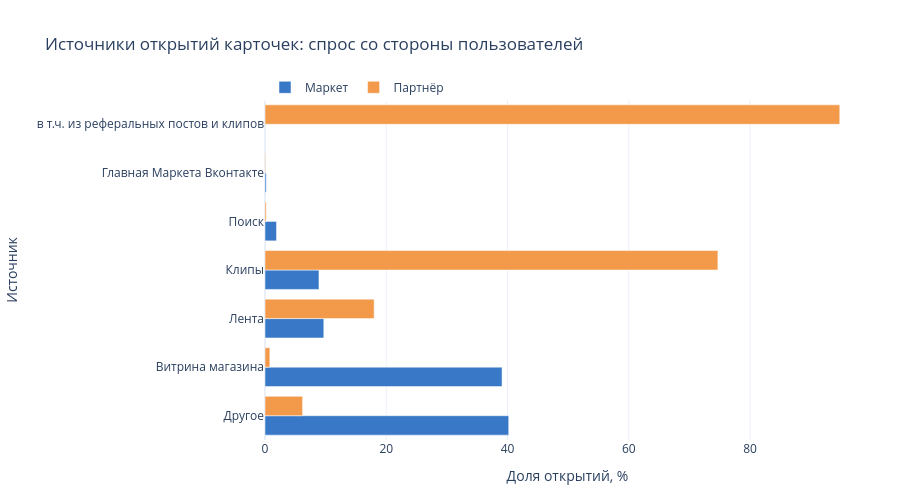

Notebook code for this chart:
### Markdown cell above
## 5. Связь с остальными таблицами датасета

`Business_groups.csv` и таблицы Маркета отвечают на разные стороны кейса:

- `Business_groups.csv` показывает **предложение**: кто ведёт сообщества, что публикует и насколько готов к продаже;
- `Market_Partner_traffic.csv` показывает **спрос и входящий путь**: у Маркета важны витрина и «Другое», у партнёра — клипы и реферальные посты;
- `Market_Partner_categories.csv` показывает, в каких товарных категориях уже есть открытия и заказы;
- `Market_Partner_gender_age.csv` и региональная таблица описывают состав покупателей;
- `Market_Partner_dynamics.csv` показывает изменение событий по дням.

Прямого join по ID бизнеса или пользователю между таблицами нет. Поэтому нельзя утверждать, что конкретная тематика из `Business_groups.csv` породила конкретные заказы или что покупатели из одной таблицы принадлежат конкретным сообществам. Корректная связь — стратегическая: бизнесы создают предложение и контент, а Маркет даёт инфраструктуру обнаружения, карточки и оформления.

### Code cell
traffic_share = traffic[[f'Доля, %: Маркет Вконтакте', f'Доля, %: Партнёр 1']].copy()
traffic_share.columns = ['Маркет', 'Партнёр']
traffic_share = traffic_share.dropna(how='all').sort_values('Маркет', ascending=False)
fig = go.Figure()
fig.add_bar(y=traffic_share.index, x=traffic_share['Маркет'], name='Маркет', orientation='h', marker_color='#3978C6')
fig.add_bar(y=traffic_share.index, x=traffic_share['Партнёр'], name='Партнёр', orientation='h', marker_color='#F2994A')
fig.update_layout(
    template='plotly_white',
    barmode='group',
    height=500,
    title='Источники открытий карточек: спрос со стороны пользователей',
    xaxis_title='Доля открытий, %',
    yaxis_title='Источник',
    legend=dict(orientation='h', y=1.08),
    margin=dict(l=170, r=30, t=100, b=60),
)
fig.show(config={'displaylogo': False, 'responsive': True})

### Figure 1 — Plotly figure (JSON) as saved in the notebook; plotly's stock layout.template omitted (floating-point values rounded to 4 significant figures)
{"data": [{"marker": {"color": "#3978C6"}, "name": "Маркет", "orientation": "h", "type": "bar", "x": [40.2, 39.1, 9.7, 8.9, 1.9, 0.2, NaN], "y": ["Другое", "Витрина магазина", "Лента", "Клипы", "Поиск", "Главная Маркета Вконтакте", "в т.ч. из реферальных постов и клипов"]}, {"marker": {"color": "#F2994A"}, "name": "Партнёр", "orientation": "h", "type": "bar", "x": [6.2, 0.8, 18.0, 74.7, 0.2, 0.1, 94.8], "y": ["Другое", "Витрина магазина", "Лента", "Клипы", "Поиск", "Главная Маркета Вконтакте", "в т.ч. из реферальных постов и клипов"]}], "layout": {"barmode": "group", "height": 500, "legend": {"orientation": "h", "y": 1.08}, "margin": {"b": 60, "l": 170, "r": 30, "t": 100}, "title": {"text": "Источники открытий карточек: спрос со стороны пользователей"}, "xaxis": {"title": {"text": "Доля открытий, %"}}, "yaxis": {"title": {"text": "Источник"}}}}
